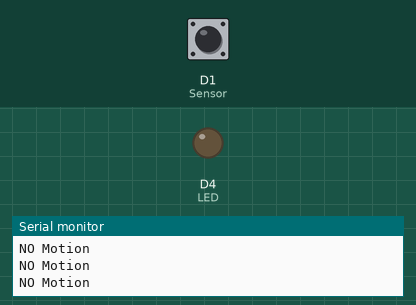
This sketch was run on a simulated ESP8266 (NodeMCU). Parts: output pins drawn as LEDs (lit = HIGH), the last lines printed to the serial monitor. Dashed ring = blinking. The inputs (shaded band) are chosen by the test bench; at power-on: D1 (Sensor) LOW.

Above: at 1.2 s.
1.3 s: D1 (Sensor) driven HIGH
At 2.5 s:
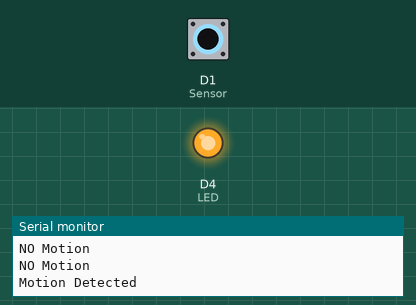
2.8 s: D1 (Sensor) driven LOW
At 4.0 s:
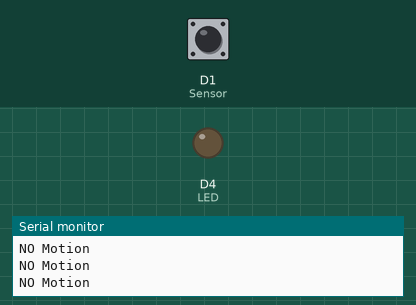
4.3 s: D1 (Sensor) pulsed HIGH 2 times (0.12 s each, 0.3 s apart)
At 4.66 s:
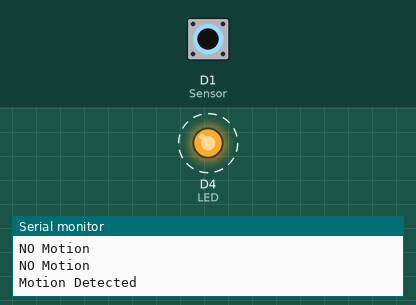
7.9 s: D1 (Sensor) pulsed HIGH 2 times (0.12 s each, 0.3 s apart)
At 9.0 s:
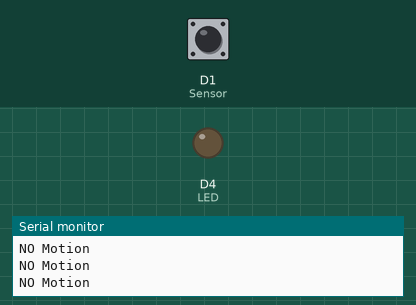
Timing chart, 0 to 10.9 s (numbered marks = the images above; inputs shaded):
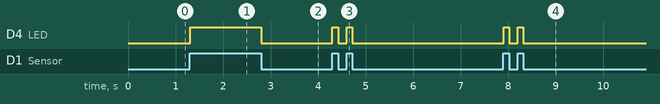

The sketch:

radar.ino
```cpp
int Sensor = D1;
int LED = LED_BUILTIN;
bool flg=0;
void setup() {
  Serial.begin(9600);
  pinMode (Sensor, INPUT);
  pinMode (LED, OUTPUT);
  Serial.println("Waiting for motion");
}

void loop() {
     int val = digitalRead(Sensor); //Read Pin as input
     if((val > 0) && (flg==0))
     {
        digitalWrite(LED, HIGH);
        Serial.println("Motion Detected");
        flg = 1;
     }
     if(val == 0)
     {
        digitalWrite(LED, LOW);
        Serial.println("NO Motion");
        flg = 0;
     } }
```

Measured:
- after the input at 1.3 s, D4 (LED): LOW → HIGH at once
- after the input at 2.8 s, D4 (LED): HIGH → LOW at once
- after the input at 4.3 s, D4 (LED): alternates HIGH for 0.12 s and LOW for 0.19 s, 4 changes in all, then stays LOW, starting at once
- after the input at 7.9 s, D4 (LED): alternates HIGH for 0.11 s and LOW for 0.19 s, 4 changes in all, then stays LOW, starting at once
